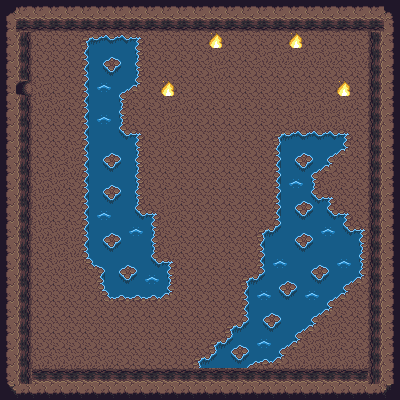

This is a level from a 2D game, rendered from its Tiled map with the project's own tilesets. A one-line summary and the map file follow, with tile-layer data summarised:
An orthogonal 25x25 tile map with 16x16 px tiles, 5 tile layers (Background, Mapa, AdornosBack, AdornosFront, ...), 3 tilesets and 19 objects.

<map version="1.2" tiledversion="1.3.1" orientation="orthogonal" renderorder="right-down" compressionlevel="0" width="25" height="25" tilewidth="16" tileheight="16" infinite="0" nextlayerid="8" nextobjectid="22">
 <tileset firstgid="1" source="../Tilesets/Cave.tsx" />
 <tileset firstgid="1001" source="../Tilesets/Objects.tsx" />
 <tileset firstgid="1661" source="../Tilesets/Minotaur - Sprite Sheet.tsx" />
 <layer id="1" name="Background" width="25" height="25">
  <data>[625 cells, 625 non-empty, 24 distinct tile ids]</data>
 </layer>
 <layer id="2" name="Mapa" width="25" height="25">
  <data>[625 cells, 232 non-empty, 10 distinct tile ids]</data>
 </layer>
 <layer id="3" name="AdornosBack" width="25" height="25">
  <data>[625 cells, 0 non-empty, 0 distinct tile ids]</data>
 </layer>
 <layer id="4" name="AdornosFront" width="25" height="25">
  <data>[625 cells, 0 non-empty, 0 distinct tile ids]</data>
 </layer>
 <layer id="5" name="Foreground" width="25" height="25">
  <data>[625 cells, 0 non-empty, 0 distinct tile ids]</data>
 </layer>
 <objectgroup id="6" name="Colisiones">
  <object id="1" x="28" y="96">
   <polyline points="0,0 0,274 344,274 344,-66 0,-66 0,-16" />
  </object>
  <object id="2" x="128" y="96">
   <polyline points="0,0 0,32 16,32 16,112 32,112 32,160 48,160 48,192 32,208 -16,208 -32,192 -32,176 -48,160 -48,-48 -32,-64 0,-64 16,-64 16,-16 0,0" />
  </object>
  <object id="4" x="192" y="368">
   <polyline points="0,0 16,-16 32,-32 48,-48 48,-80 64,-96 64,-128 80,-144 80,-224 96,-240 144,-240 160,-240 160,-224 128,-192 128,-176 144,-176 144,-160 160,-160 160,-144 176,-144 176,-96 80,0 0,0" />
  </object>
  <object id="6" x="104" y="65">
   <polyline points="0,0 6,6 9,6 16,-1 16,-3 14,-5 9,-7 7,-7 2,-4 0,-2 0,0" />
  </object>
  <object id="7" x="104" y="161">
   <polyline points="0,0 6,6 9,6 16,-1 16,-3 14,-5 9,-7 7,-7 2,-4 0,-2 0,0" />
  </object>
  <object id="8" x="104" y="193">
   <polyline points="0,0 6,6 9,6 16,-1 16,-3 14,-5 9,-7 7,-7 2,-4 0,-2 0,0" />
  </object>
  <object id="9" x="104" y="241">
   <polyline points="0,0 6,6 9,6 16,-1 16,-3 14,-5 9,-7 7,-7 2,-4 0,-2 0,0" />
  </object>
  <object id="10" x="120" y="273">
   <polyline points="0,0 6,6 9,6 16,-1 16,-3 14,-5 9,-7 7,-7 2,-4 0,-2 0,0" />
  </object>
  <object id="11" x="232" y="353">
   <polyline points="0,0 6,6 9,6 16,-1 16,-3 14,-5 9,-7 7,-7 2,-4 0,-2 0,0" />
  </object>
  <object id="12" x="264" y="321">
   <polyline points="0,0 6,6 9,6 16,-1 16,-3 14,-5 9,-7 7,-7 2,-4 0,-2 0,0" />
  </object>
  <object id="13" x="280" y="289">
   <polyline points="0,0 6,6 9,6 16,-1 16,-3 14,-5 9,-7 7,-7 2,-4 0,-2 0,0" />
  </object>
  <object id="14" x="312" y="273">
   <polyline points="0,0 6,6 9,6 16,-1 16,-3 14,-5 9,-7 7,-7 2,-4 0,-2 0,0" />
  </object>
  <object id="15" x="296" y="241">
   <polyline points="0,0 6,6 9,6 16,-1 16,-3 14,-5 9,-7 7,-7 2,-4 0,-2 0,0" />
  </object>
  <object id="16" x="296" y="209">
   <polyline points="0,0 6,6 9,6 16,-1 16,-3 14,-5 9,-7 7,-7 2,-4 0,-2 0,0" />
  </object>
  <object id="17" x="296" y="161">
   <polyline points="0,0 6,6 9,6 16,-1 16,-3 14,-5 9,-7 7,-7 2,-4 0,-2 0,0" />
  </object>
  <object id="18" x="160" y="80" width="16" height="16" />
  <object id="19" x="208" y="32" width="16" height="16" />
  <object id="20" x="288" y="32" width="16" height="16" />
  <object id="21" x="336" y="80" width="16" height="16" />
 </objectgroup>
 <objectgroup id="7" name="Interacciones" />
</map>
